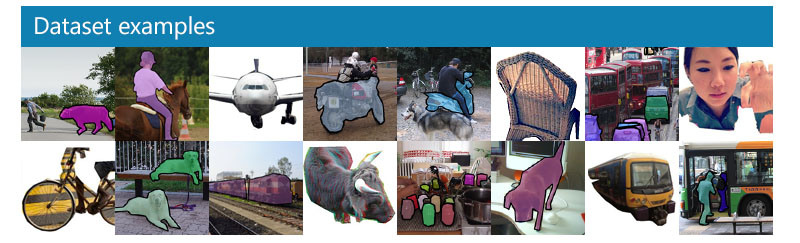
#> input picture image_captioning/images/coco-examples.jpg, 800 x 243 px, given in place of the camera
$ python detect_color_hsv.py
#> lines starting #> are read from the running program, lines starting #| are printed output that depends on the picture; after the words box and inside, x2 and y2 are one past the last pixel; in counts of white or black regions, pixels touching at a corner belong together
import cv2
import numpy as np
from PIL import Image
cap=cv2.VideoCapture(0)
def nothing(x):
    pass
cv2.namedWindow('Trackbars')

cv2.createTrackbar("L - H", "Trackbars", 0, 179, nothing)
#> slider 'L - H' is set to 35
cv2.createTrackbar("L - S", "Trackbars", 0, 255, nothing)
#> slider 'L - S' is set to 51
cv2.createTrackbar("L - V", "Trackbars", 0, 255, nothing)
#> slider 'L - V' is set to 51
cv2.createTrackbar("U - H", "Trackbars", 179, 179, nothing)
cv2.createTrackbar("U - S", "Trackbars", 255, 255, nothing)
cv2.createTrackbar("U - V", "Trackbars", 255, 255, nothing)
while True:
    _, frame = cap.read()
#> frame is the input picture: shape (243, 800, 3); mean B, G, R 151.1, 143.7, 131.7
    hsv = cv2.cvtColor(frame, cv2.COLOR_BGR2HSV)
#> hsv: shape (243, 800, 3); mean H, S, V 70.5, 80.7, 162.8

    l_h = cv2.getTrackbarPos("L - H", "Trackbars")
    l_s = cv2.getTrackbarPos("L - S", "Trackbars")
    l_v = cv2.getTrackbarPos("L - V", "Trackbars")
    u_h = cv2.getTrackbarPos("U - H", "Trackbars")
    u_s = cv2.getTrackbarPos("U - S", "Trackbars")
    u_v = cv2.getTrackbarPos("U - V", "Trackbars")

    lower_blue = np.array([l_h, l_s, l_v])
    upper_blue = np.array([u_h, u_s, u_v])
    mask = cv2.inRange(hsv, lower_blue, upper_blue)
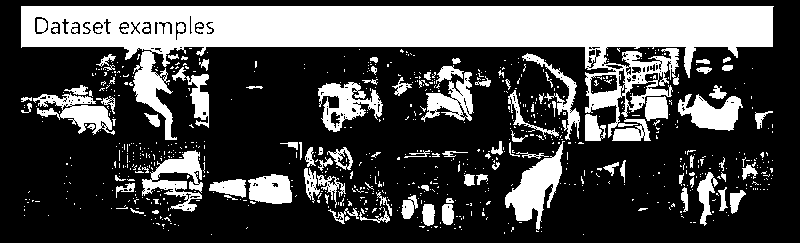
#> mask: shape (243, 800); 29.9% white; 793 white regions (696 under 20 px), largest, box (x1, y1, x2, y2) and area: (21, 6, 774, 140) 35073, (505, 141, 565, 230) 2150, (142, 150, 203, 212) 1613

    result = cv2.bitwise_and(frame, frame, mask=mask)
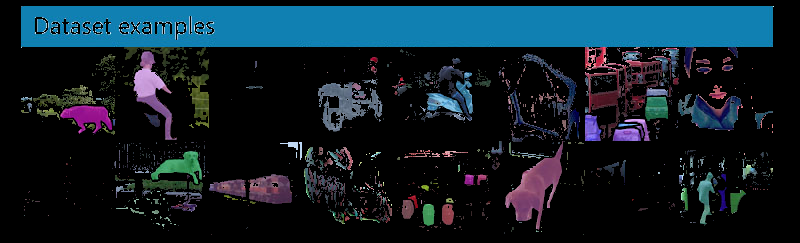
#> result: shape (243, 800, 3); mean B, G, R 42.2, 32.1, 16.1

    cv2.imshow("frame", frame)
    cv2.imshow("mask", mask)
    cv2.imshow("result", result)
    if cv2.waitKey(1)==ord('q'):
#> (key q is pressed here)
        break
cap.release()
cv2.destroyAllWindows()

$ run again, on image_captioning/images/encoder-decoder.png
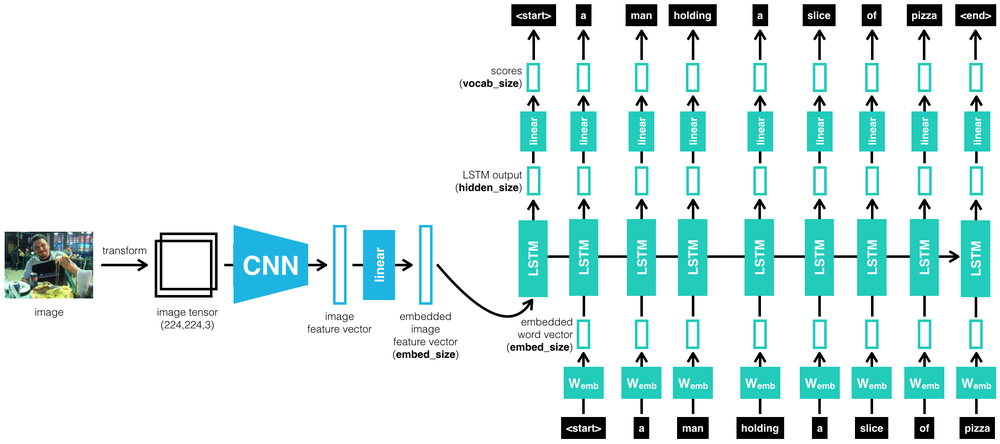
#> input picture image_captioning/images/encoder-decoder.png, 1000 x 444 px, shrunk from 2372 x 1052 before the run, given in place of the camera
#> frame is the input picture: shape (444, 1000, 3); mean B, G, R 235.1, 236.2, 217.5
#> hsv: shape (444, 1000, 3); mean H, S, V 14, 24.7, 237
#> `mask = cv2.inRange(hsv, lower_blue, upper_blue)`:
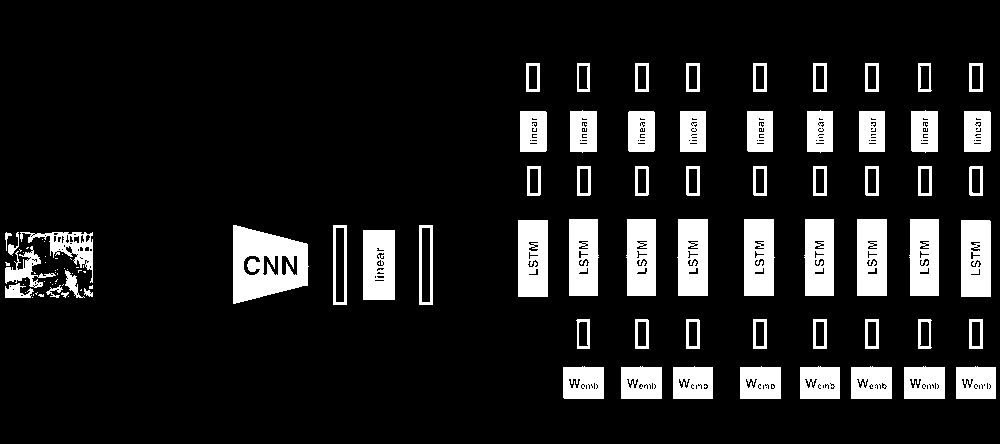
#> mask: shape (444, 1000); 12.2% white; 108 white regions (43 under 20 px), largest, box (x1, y1, x2, y2) and area: (233, 225, 309, 304) 4083, (744, 219, 775, 296) 2203, (518, 220, 548, 297) 2202
#> `result = cv2.bitwise_and(frame, frame, mask=mask)`:
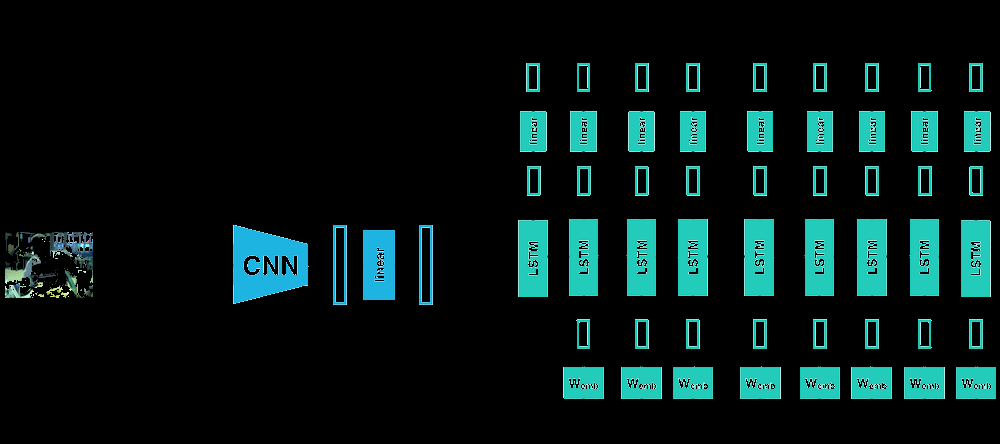
#> result: shape (444, 1000, 3); mean B, G, R 23.4, 24.3, 6
